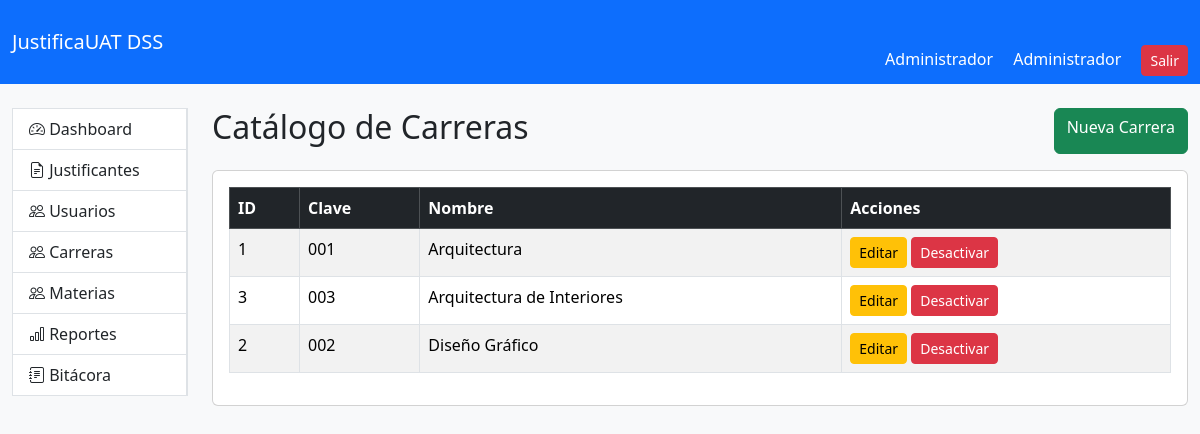
/public/index.php?page=carreras (signed in), run on an earlier commit of the app's database.
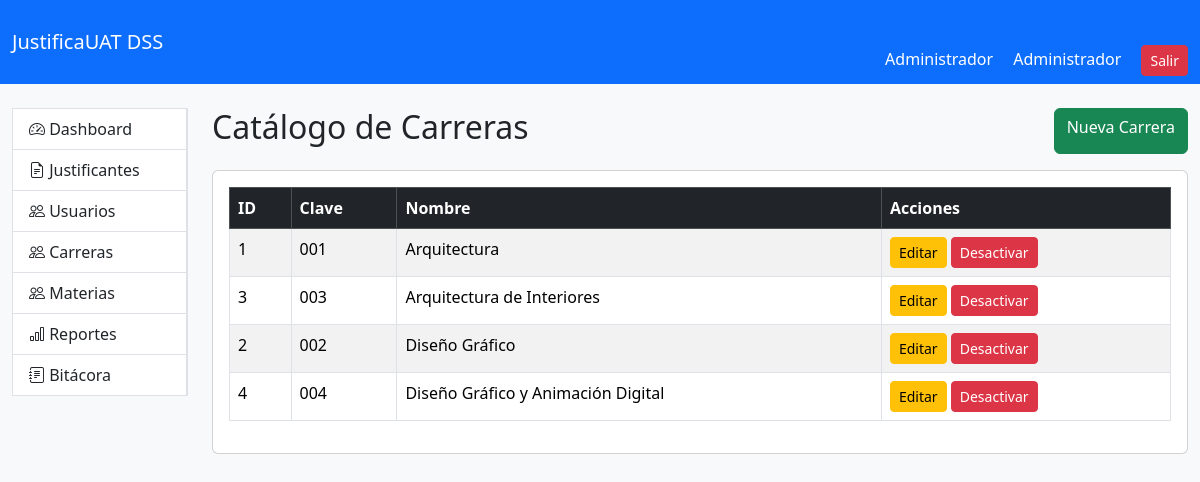
And on a later commit of the database.
### tables this page shows
CREATE TABLE `carreras` (
  `id` int(11) NOT NULL AUTO_INCREMENT,
  `nombre` varchar(150) NOT NULL,
  `clave` varchar(20) DEFAULT NULL,
  `created_at` timestamp NOT NULL DEFAULT current_timestamp(),
  `activo` tinyint(1) DEFAULT 1,
  PRIMARY KEY (`id`),
  UNIQUE KEY `clave` (`clave`)
);

### app/Controllers/CarreraController.php (called while the page is built, shortened)
<?php
require_once __DIR__.'/../Models/Carrera.php';
class CarreraController
{
    public function index()
    {
        $carreras = Carrera::obtenerTodas();
        require_once __DIR__ .
            '/../Views/carreras/index.php';
    }
}

### app/Models/Carrera.php (called while the page is built, shortened)
<?php
class Carrera
{
    public static function obtenerTodas()
    {
        $db = Database::connect();
        $sql = "SELECT *
               FROM carreras
               ORDER BY nombre";
        return $db->query($sql) ->fetchAll(PDO::FETCH_ASSOC);
    }
}

### app/Views/carreras/index.php (the view, shortened to what this page needs)
<?php
include '../app/Views/layouts/header.php';
include '../app/Views/layouts/navbar.php';
?>
<div class="container-fluid mt-4">
    <div class="row">
        <div class="col-md-2">
            <?php include '../app/Views/layouts/sidebar.php'; ?>
        </div>
        <div class="col-md-10">
            <div class="d-flex justify-content-between mb-3">
                <h2>Catálogo de Carreras</h2>
                <a href="index.php?page=carreras_create"
                   class="btn btn-success">
                    Nueva Carrera
                </a>
            </div>
            <div class="card">
                <div class="card-body">
                    <table class="table table-striped table-bordered">
                        <thead class="table-dark">
                        <tr>
                            <th>ID</th>
                            <th>Clave</th>
                            <th>Nombre</th>
							<th>Acciones</th>
                        </tr>
                        </thead>
                        <tbody>
                        <?php foreach($carreras as $c): ?>
                            <tr>
                                <td><?= $c['id'] ?></td>
                                <td><?= $c['clave'] ?></td>
                                <td><?= $c['nombre'] ?></td>
								<td>
								<a
								 class="btn btn-warning btn-sm"
								 href="index.php?page=carreras_edit&id=<?= $c['id'] ?>">
								 Editar
								</a>
								<?php if($c['activo']): ?>
								<a
									href="index.php?page=carreras_desactivar&id=<?= $c['id'] ?>"
									class="btn btn-danger btn-sm"
									onclick="return confirm('¿Desea desactivar esta carrera?')">
									Desactivar
								</a>
								<?php endif; ?>
								</td>
                            </tr>
                        <?php endforeach; ?>
                        </tbody>
                    </table>
                </div>
            </div>
        </div>
    </div>
</div>
<?php include '../app/Views/layouts/footer.php'; ?>

What changed in the data, as far as the page shows it:
added carreras: id "4", clave "004", nombre "Diseño Gráfico y Animación Digital"
